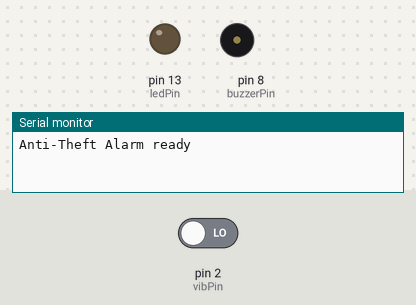
A sketch run on a simulated Arduino Uno, built with avr-gcc and run on an emulated ATmega328P. Parts: output pins drawn as LEDs (lit = HIGH), buzzer (waves = sounding), the last lines printed to the serial monitor. Inputs (shaded band) come from the test bench; at power-on: pin 2 (vibPin) LOW.

Above: at 1.2 s.
1.3 s: pin 2 (vibPin) driven HIGH
At 1.45 s:
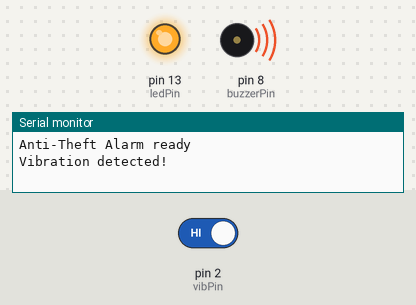
Timing chart, 0 to 10.3 s (numbered marks = the images above; inputs shaded):
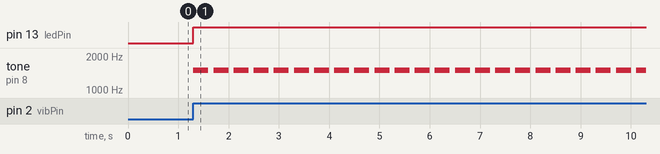

Measured:
- after the input at 1.3 s, pin 13 (ledPin): LOW → HIGH at once; tone on pin 8 (buzzerPin): alternates 1500 Hz for 0.30 s and silent for 0.10 s, starting at once

The sketch:

anti-theft-alarm.ino
```cpp
// 06 - Anti-Theft Vibration Alarm
// Beeps and lights an LED when vibration is detected

const int vibPin    = 2;
const int ledPin    = 13;
const int buzzerPin = 8;

void setup() {
  pinMode(vibPin, INPUT);
  pinMode(ledPin, OUTPUT);
  pinMode(buzzerPin, OUTPUT);
  Serial.begin(9600);
  Serial.println("Anti-Theft Alarm ready");
}

void loop() {
  if (digitalRead(vibPin) == HIGH) {
    digitalWrite(ledPin, HIGH);
    tone(buzzerPin, 1500, 300);   // short loud beep
    Serial.println("Vibration detected!");
    delay(400);                   // simple debounce
  } else {
    digitalWrite(ledPin, LOW);
  }
}
```
